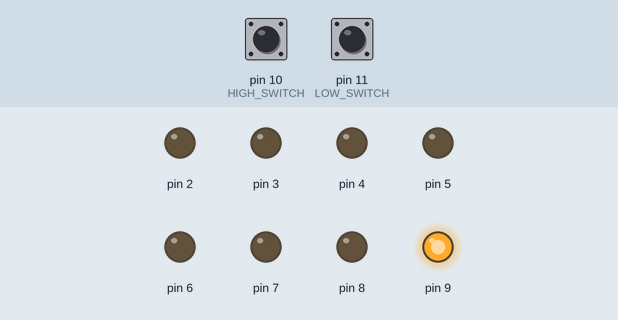
This sketch was run on a simulated Arduino Uno, built with avr-gcc and run on an emulated ATmega328P. On the bench: output pins drawn as LEDs (lit = HIGH). Inputs (shaded band) come from the test bench; at power-on: pin 10 (HIGH_SWITCH) HIGH, pin 11 (LOW_SWITCH) HIGH.

Above: at 0.1 s.
Timing chart, 0 to 1.6 s (numbered marks = the images above):
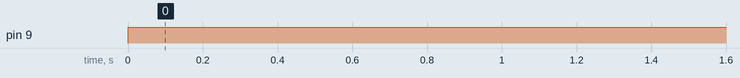

Measured:
- by itself, pin 9: LOW → HIGH at 0.00 s

The sketch:

Assignment13.ino
```cpp
// Question 13:
// Connect a 7-segment display with two switches. Initialize the display with zero. First
// switch is for increment. Second switch is for decrement. If initial count is zero and you press
// the increment button then it should display 1, another press will give 2, if you keep on
// pressing it should go up to 9. Nine cannot be incremented further and so it should remain 9.
// This situation will be termed as “overflow”. Similarly if you keep on decrementing the
// number it should not “underflow” below zero. The “DP” (decimal point ‘dot’ LED) should be
// used to indicate “overflow” and “underflow” conditions
// Author : BHANWARLAL PRAJAPAT
// Date : 26 JUNE 2023

// HARDWARE :
// 1. Ardiuno UNO : 1
// 2. Ardiuno UNO2USB Connector : 1
// 3. Resistor : 8 (470 Ohm)
// 4. Seven Segment LED : 1
// 5. Switch : 2
// 6. Male to Male jumper wire: 13

// INSTRUCTION:
// 1. Connect Common of Seven Segment LED to Ground Line of the BreadBoard
// 2. Connect a Resistor to all 8 Terminals (including DP) individually
// 3. Connect a Jumper Wire between A-Resistors to PIN 2
// 4. Repeat Step 3 for other 7 (including DP ) Resisors B,C,D,E,F,G,DP to PIN 3, 4, 5, 6, 7, 8, 9 .
// 5. Plug LOW_Switch and HIGH_Switch into the Breadboard
// 6. Connect terminal 1 of LOW_Switch and HIGH_Switch to the GND Line
// 7. Connect terminal 2 of LOW_Switch to PIN 11 and terminal 2 of HIGH _SWITCH to PIN 10 of Arduino UNO using Jumper Wire
// 8. Connect GND line of BreadBoard to the GND pin of Ardiuno UNO
// Run the Following Program for the Desired Output

#define LOW_SWITCH 11
#define HIGH_SWITCH 10
// PIN 2 to 9 are conserved for SevenSegment Display

int LCDNumMatrix[11][8] = {
//a,b,c,d,e,f,g,dp
 {1,1,1,1,1,1,0,0},//0
 {0,1,1,0,0,0,0,0},//1
 {1,1,0,1,1,0,1,0},//2
 {1,1,1,1,0,0,1,0},//3
 {0,1,1,0,0,1,1,0},//4
 {1,0,1,1,0,1,1,0},//5
 {1,0,1,1,1,1,1,0},//6
 {1,1,1,0,0,0,0,0},//7
 {1,1,1,1,1,1,1,0},//8
 {1,1,1,1,0,1,1.0},//9
 {0,0,0,0,0,0,0,1} //overflow
};
int Output = 0;

void setup() {
 Serial.begin(9600);

 for(int i = 2;i<10;i++)
    pinMode(i, OUTPUT);
  pinMode(LOW_SWITCH,INPUT_PULLUP);
  pinMode(HIGH_SWITCH,INPUT_PULLUP);
}

void displayNumber(int n){
  if(n < 10 and n > -1) n = 10;
  for(int i = 2;i < 10;i++)
    digitalWrite(i,LCDNumMatrix[10][i-2]);
}

void loop() {
  displayNumber(Output);
  if(!digitalRead(HIGH_SWITCH)){
    Output++;
    delay(250);
  }
  if(!digitalRead(LOW_SWITCH)){
    Output--;
    delay(250);
  }
}
```
